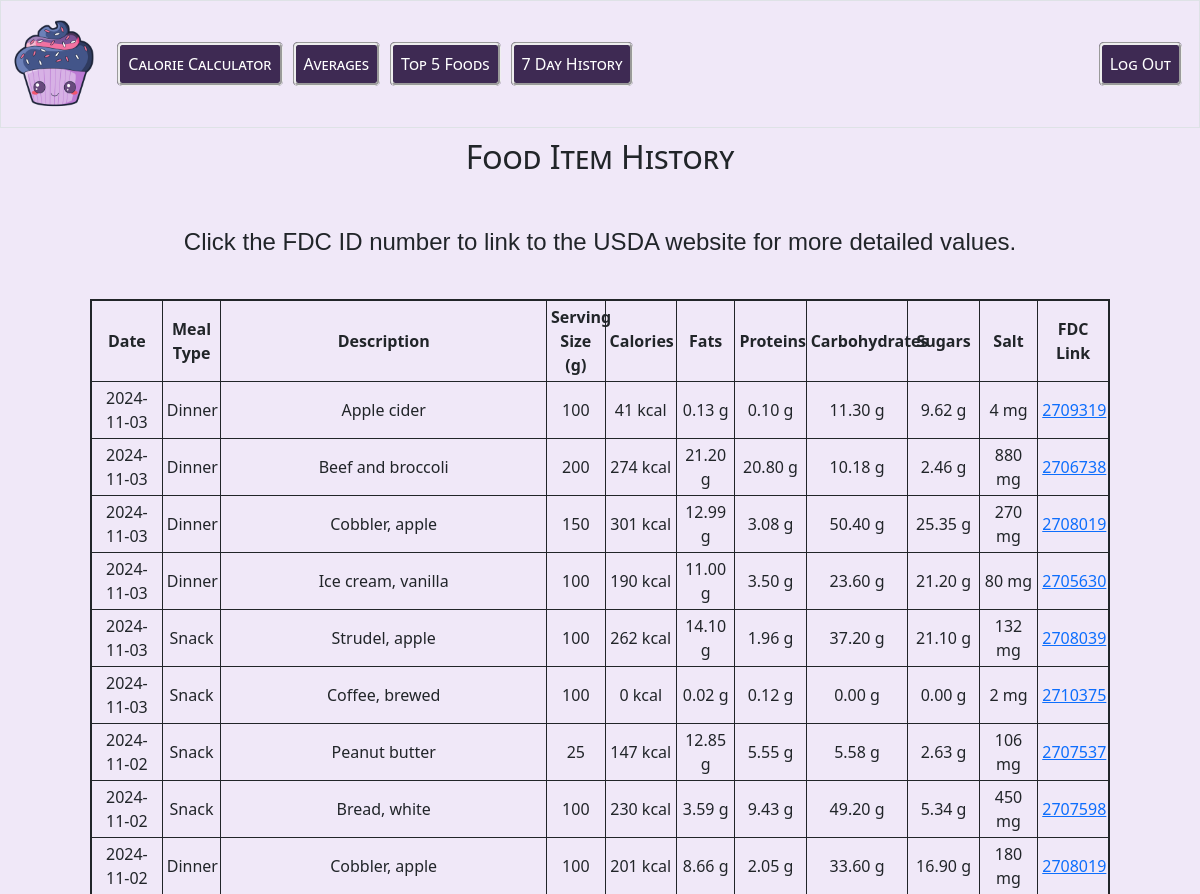
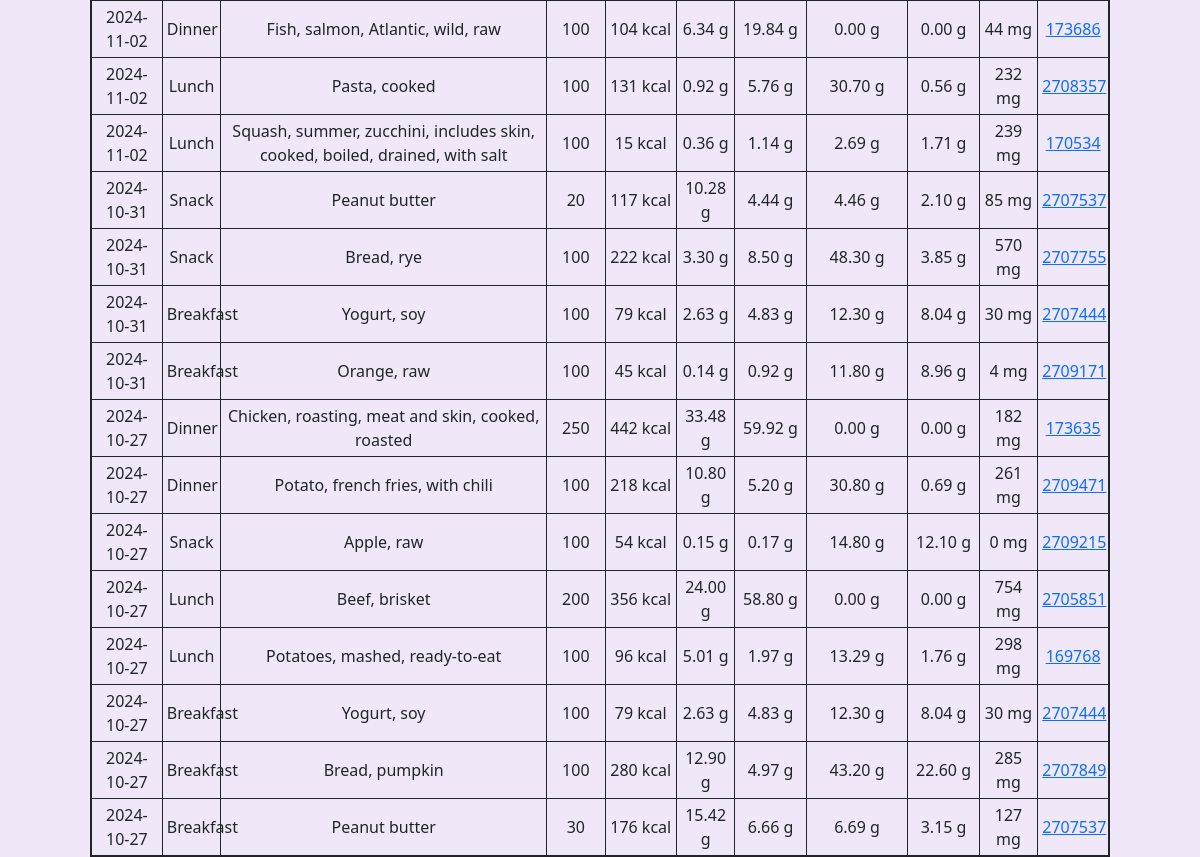
The page /history (signed in) on the database its author committed (2 pictures, top to bottom).
### tables this page shows
CREATE TABLE 'meal_items' (id INTEGER PRIMARY KEY AUTOINCREMENT NOT NULL, meal_id INTEGER NOT NULL, description TEXT NOT NULL, serving_size INTEGER NOT NULL,'calories' INTEGER NOT NULL,'fats' REAL NOT NULL,'proteins' REAL NOT NULL,'carbohydrates' REAL NOT NULL,'sugars' REAL NOT NULL,'salt' REAL NOT NULL,'fdcId' INTEGER, FOREIGN KEY (meal_id) REFERENCES meals(id));

CREATE TABLE 'meals' (    id INTEGER PRIMARY KEY NOT NULL,    user_id INTEGER NOT NULL,    date DATETIME NOT NULL,    meal_type TEXT NOT NULL,    total_calories INTEGER NOT NULL,    FOREIGN KEY (user_id) REFERENCES users(id));

### app.py (the view)
@app.route("/history", methods=["GET"])
@login_required
def history():
    food_items = execute_query(
        "SELECT meal_items.*, meals.date, meals.meal_type FROM meal_items JOIN meals ON meal_items.meal_id = meals.id WHERE meals.user_id = ? AND date >= DATE('now', '-7 days') ORDER BY meals.date DESC, meals.id DESC",
        (session["user_id"],))
    return render_template("history.html", food_items=food_items)

### app.py (called while the page is built)
@app.after_request
def after_request(response):
    response.headers["Cache-Control"] = "no-cache, no-store, must-revalidate"
    response.headers["Expires"] = 0
    response.headers["Pragma"] = "no-cache"
    return response

### helpers.py (called while the page is built)
def login_required(f):
    @wraps(f)
    def decorated_function(*args, **kwargs):
        if session.get("user_id") is None:
            return redirect("/login")
        return f(*args, **kwargs)
    return decorated_function

def execute_query(query, params=()):
    with sqlite3.connect('calorie_count.db') as conn:
        conn.row_factory = sqlite3.Row
        cur = conn.cursor()
        cur.execute(query, params)
        return cur.fetchall()

### templates/history.html (shortened to what this page needs)
{% extends "layout.html" %}
{% block main %}
<div>
    <h2>Food Item History</h2>
    <br>
    <h4> Click the FDC ID number to link to the USDA website for more detailed values.</h4>
    <br>
    <table id="ingredientsHistory">
        <thead>
            <tr>
                <th>Date</th>
                <th>Meal Type</th>
                <th>Description</th>
                <th>Serving Size (g)</th>
                <th>Calories</th>
                <th>Fats</th>
                <th>Proteins</th>
                <th>Carbohydrates</th>
                <th>Sugars</th>
                <th>Salt</th>
                <th>FDC Link</th>
            </tr>
        </thead>
        <tbody>
            {% for item in food_items %}
            <tr >
                <td>{{ item.date }}</td>
                <td>{{ item.meal_type }}</td>
                <td>{{ item.description }}</td>
                <td>{{ item.serving_size }}</td>
                <td>{{ item.calories }}</td>
                <td>{{ item.fats }}</td>
                <td>{{ item.proteins }}</td>
                <td>{{ item.carbohydrates }}</td>
                <td>{{ item.sugars }}</td>
                <td>{{ item.salt }}</td>
                <td><a href="https://fdc.nal.usda.gov/food-details/{{ item.fdcId }}/nutrients" target="_blank">{{ item.fdcId }}</a></td>
            </tr>
            {% endfor %}
        </tbody>
    </table>
</div>
{% endblock %}

### templates/layout.html (shortened to what this page needs)
<!DOCTYPE html>
<html lang=en>
    <head>
        <link href="https://cdn.jsdelivr.net/npm/bootstrap@5.3.3/dist/css/bootstrap.min.css" rel="stylesheet">
        <link href="/static/style.css" rel="stylesheet">
    </head>
    <body>
        <nav class=" border navbar navbar-expand-md">
            <div class="container-fluid">
                <a class="navbar-brand" href="/profile"><img src="/static/imgbin_cupcake_drawing.png" height="100"alt="Profile"></a>
                <div class="collapse navbar-collapse" id="navbar">
                    {% if session["user_id"] %}
                        <ul class="navbar-nav me-auto">
                            <li><a class="nav-item" href="/calorie_calc">Calorie Calculator</a></li>
                            <li><a class="nav-item" href="/averages">Averages</a></li>
                            <li><a class="nav-item" href="/favorites">Top 5 Foods</a></li>
                            <li><a class="nav-item" href="/history">7 Day History</a></li>
                        </ul>
                        <ul class="navbar-nav ms-auto">
                            <li><a class="nav-item" href="/logout">Log Out</a></li>
                        </ul>
                    {% else %}
                        <ul class="navbar-nav ms-auto">
                            <li><a class="nav-item" href="/register">Register</a></li>
                            <li><a class="nav-item" href="/login">Log In</a></li>
                        </ul>
                    {% endif %}
                </div>
            </div>
        </nav>
        <main>
                {% block main %}{% endblock %}
        </main>
    </body>
</html>

### static/style.css (style rules this page uses)
nav .container-fluid { display: flex; justify-content: center; align-items: center; }
.navbar-nav { display: flex; align-items: center; }
.nav-item { text-decoration: none; text-align: center; border-style: groove; border-radius: 5px; font-size: 100%; color: white; background-color: #3E2A53; font-variant: small-caps; padding: 8px; margin: 0 5px; }
table { width: 85%; text-align: center; margin-left: auto; margin-right: auto; border: 2px solid; table-layout: fixed; }
th, td { border: 1px solid; padding: 4px; white-space: center; }
#ingredientsHistory th:nth-child(3) { width: 32% !important; }
#ingredientsHistory th:nth-child(8) { width: 10% !important; }
#ingredientsHistory th:nth-child(1), #ingredientsHistory th:nth-child(5), #ingredientsHistory th:nth-child(7), #ingredientsHistory th:nth-child(9), #ingredientsHistory th:nth-child(11) { width: 7% !important; }
#ingredientsHistory th:nth-child(n+2) { width: auto; }
h2 { font-variant: small-caps; text-align: center; padding: 10px; text-colour: #3E2A53; }
h4 { font-family: Arial, sans-serif; text-align: center; padding: 10px; text-colour: #3E2A53; }
body { background-color: #F0E8F8; }

### rows shown on the page
meal_items: date "2024-11-03", meal_type "Dinner", description "Apple cider", serving_size "100", calories "41 kcal", fats "0.13 g", proteins "0.10 g", carbohydrates "11.30 g", sugars "9.62 g", salt "4 mg", fdcId "2709319"
meal_items: date "2024-11-03", meal_type "Dinner", description "Beef and broccoli", serving_size "200", calories "274 kcal", fats "21.20 g", proteins "20.80 g", carbohydrates "10.18 g", sugars "2.46 g", salt "880 mg", fdcId "2706738"
meal_items: date "2024-11-03", meal_type "Dinner", description "Cobbler, apple", serving_size "150", calories "301 kcal", fats "12.99 g", proteins "3.08 g", carbohydrates "50.40 g", sugars "25.35 g", salt "270 mg", fdcId "2708019"
meal_items: date "2024-11-03", meal_type "Dinner", description "Ice cream, vanilla", serving_size "100", calories "190 kcal", fats "11.00 g", proteins "3.50 g", carbohydrates "23.60 g", sugars "21.20 g", salt "80 mg", fdcId "2705630"
meal_items: date "2024-11-03", meal_type "Snack", description "Strudel, apple", serving_size "100", calories "262 kcal", fats "14.10 g", proteins "1.96 g", carbohydrates "37.20 g", sugars "21.10 g", salt "132 mg", fdcId "2708039"
meal_items: date "2024-11-03", meal_type "Snack", description "Coffee, brewed", serving_size "100", calories "0 kcal", fats "0.02 g", proteins "0.12 g", carbohydrates "0.00 g", sugars "0.00 g", salt "2 mg", fdcId "2710375"
meal_items: date "2024-11-02", meal_type "Snack", description "Peanut butter", serving_size "25", calories "147 kcal", fats "12.85 g", proteins "5.55 g", carbohydrates "5.58 g", sugars "2.63 g", salt "106 mg", fdcId "2707537"
meal_items: date "2024-11-02", meal_type "Snack", description "Bread, white", serving_size "100", calories "230 kcal", fats "3.59 g", proteins "9.43 g", carbohydrates "49.20 g", sugars "5.34 g", salt "450 mg", fdcId "2707598"
meal_items: date "2024-11-02", meal_type "Dinner", description "Cobbler, apple", serving_size "100", calories "201 kcal", fats "8.66 g", proteins "2.05 g", carbohydrates "33.60 g", sugars "16.90 g", salt "180 mg", fdcId "2708019"
meal_items: date "2024-11-02", meal_type "Dinner", description "Fish, salmon, Atlantic, wild, raw", serving_size "100", calories "104 kcal", fats "6.34 g", proteins "19.84 g", carbohydrates "0.00 g", sugars "0.00 g", salt "44 mg", fdcId "173686"
meal_items: date "2024-11-02", meal_type "Lunch", description "Pasta, cooked", serving_size "100", calories "131 kcal", fats "0.92 g", proteins "5.76 g", carbohydrates "30.70 g", sugars "0.56 g", salt "232 mg", fdcId "2708357"
meal_items: date "2024-11-02", meal_type "Lunch", description "Squash, summer, zucchini, includes skin, cooked, boiled, drained, with salt", serving_size "100", calories "15 kcal", fats "0.36 g", proteins "1.14 g", carbohydrates "2.69 g", sugars "1.71 g", salt "239 mg", fdcId "170534"
meal_items: date "2024-10-31", meal_type "Snack", description "Peanut butter", serving_size "20", calories "117 kcal", fats "10.28 g", proteins "4.44 g", carbohydrates "4.46 g", sugars "2.10 g", salt "85 mg", fdcId "2707537"
meal_items: date "2024-10-31", meal_type "Snack", description "Bread, rye", serving_size "100", calories "222 kcal", fats "3.30 g", proteins "8.50 g", carbohydrates "48.30 g", sugars "3.85 g", salt "570 mg", fdcId "2707755"
meal_items: date "2024-10-31", meal_type "Breakfast", description "Yogurt, soy", serving_size "100", calories "79 kcal", fats "2.63 g", proteins "4.83 g", carbohydrates "12.30 g", sugars "8.04 g", salt "30 mg", fdcId "2707444"
meal_items: date "2024-10-31", meal_type "Breakfast", description "Orange, raw", serving_size "100", calories "45 kcal", fats "0.14 g", proteins "0.92 g", carbohydrates "11.80 g", sugars "8.96 g", salt "4 mg", fdcId "2709171"
meal_items: date "2024-10-27", meal_type "Dinner", description "Chicken, roasting, meat and skin, cooked, roasted", serving_size "250", calories "442 kcal", fats "33.48 g", proteins "59.92 g", carbohydrates "0.00 g", sugars "0.00 g", salt "182 mg", fdcId "173635"
meal_items: date "2024-10-27", meal_type "Dinner", description "Potato, french fries, with chili", serving_size "100", calories "218 kcal", fats "10.80 g", proteins "5.20 g", carbohydrates "30.80 g", sugars "0.69 g", salt "261 mg", fdcId "2709471"
meal_items: date "2024-10-27", meal_type "Snack", description "Apple, raw", serving_size "100", calories "54 kcal", fats "0.15 g", proteins "0.17 g", carbohydrates "14.80 g", sugars "12.10 g", salt "0 mg", fdcId "2709215"
meal_items: date "2024-10-27", meal_type "Lunch", description "Beef, brisket", serving_size "200", calories "356 kcal", fats "24.00 g", proteins "58.80 g", carbohydrates "0.00 g", sugars "0.00 g", salt "754 mg", fdcId "2705851"
meal_items: date "2024-10-27", meal_type "Lunch", description "Potatoes, mashed, ready-to-eat", serving_size "100", calories "96 kcal", fats "5.01 g", proteins "1.97 g", carbohydrates "13.29 g", sugars "1.76 g", salt "298 mg", fdcId "169768"
meal_items: date "2024-10-27", meal_type "Breakfast", description "Yogurt, soy", serving_size "100", calories "79 kcal", fats "2.63 g", proteins "4.83 g", carbohydrates "12.30 g", sugars "8.04 g", salt "30 mg", fdcId "2707444"
meal_items: date "2024-10-27", meal_type "Breakfast", description "Bread, pumpkin", serving_size "100", calories "280 kcal", fats "12.90 g", proteins "4.97 g", carbohydrates "43.20 g", sugars "22.60 g", salt "285 mg", fdcId "2707849"
meal_items: date "2024-10-27", meal_type "Breakfast", description "Peanut butter", serving_size "30", calories "176 kcal", fats "15.42 g", proteins "6.66 g", carbohydrates "6.69 g", sugars "3.15 g", salt "127 mg", fdcId "2707537"
